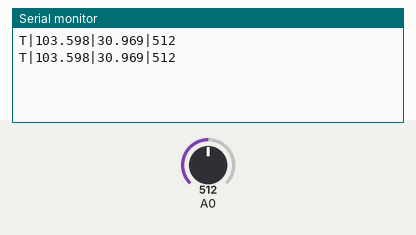
This sketch was run on a simulated Arduino Uno, built with avr-gcc and run on an emulated ATmega328P. Parts: the last lines printed to the serial monitor. Inputs (shaded band) come from the test bench; at power-on: A0 = 512.

Above: at 5.8 s.
5.9 s: A0 set to 716
At 10.5 s:
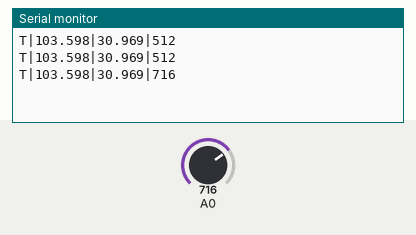
11.9 s: A0 set to 900
At 15.5 s:
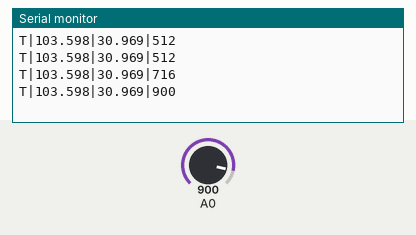
Timing chart, 0 to 17.0 s (numbered marks = the images above; inputs shaded):
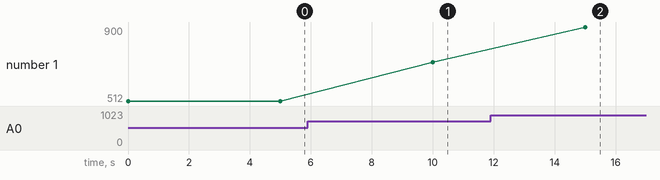

Measured:
- after the input at 5.9 s, the serial monitor: prints a new line after 4.1 s (image 1)
- after the input at 11.9 s, the serial monitor: prints a new line after 3.1 s (image 2)
- plotted number 1: 512 → 716 after the input at 5.9 s, 716 → 900 after the input at 11.9 s

The sketch:

serial_client_node.ino
```cpp
//xiongmaogu  gps info is 103.598217,30.969961

int analogValue = 0;    // variable to hold the analog value

void setup() {
  // open the serial port at 9600 bps:
  Serial.begin(9600);
}

void loop() {
  // read the analog input on pin 0:
  analogValue = analogRead(0);

  // print it out in many formats:
  Serial.print("T|");
  Serial.print("103.598|");
  Serial.print("30.969|");
  Serial.println(analogValue);  // print as an ASCII-encoded decimal

  // delay 10 milliseconds before the next reading:
  delay(5000);
}
```
